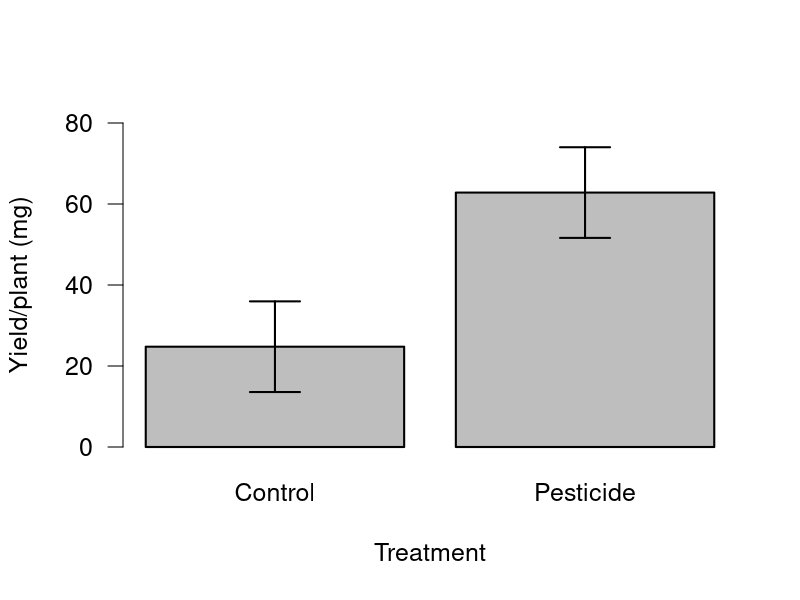

The R source for this figure:
rm(list = ls())
yieldData <- read.table("./yieldData.dat", header = TRUE)

library(lme4)
lmer.m <- lmer(Yield ~ Treatment + (1|Plot), yieldData)

library(emmeans)
lsm.lmer.m <- lsmeans(lmer.m, specs="Treatment")

summ.lsm.lmer.m <- summary(lsm.lmer.m)
lsm <- summ.lsm.lmer.m$lsmean
ui <- summ.lsm.lmer.m$lsmean + summ.lsm.lmer.m$SE
li <- summ.lsm.lmer.m$lsmean - summ.lsm.lmer.m$SE

par(las = 1,
    cex = 1.5,
    family = "sans",
    lwd = 2)
x <- barplot(lsm,
             ylim = c(0, 80),
             names.arg = c("Control", "Pesticide"),
             xlab = "Treatment",
             ylab = "Yield/plant (mg)")
arrows(x, ui, x, li, angle = 90, code = 3)
